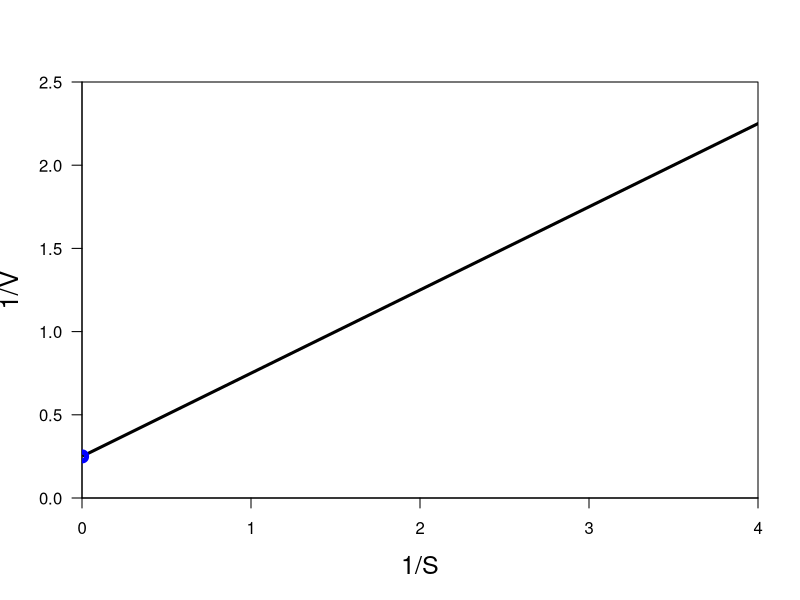

R code for this plot: (Note: this script raises an error after producing the figure.)
print('file: MM-Lineweaver-Burk-Trans.R')
# illustrate Lineweaver-Burk transformation
Vmax = 4; K = 2; S = seq(0.25,100,0.05); V = Vmax*S/(S+K)
# 1/V = (K/Vmax)/S + 1/Vmax
Si = 1/S; Vi = 1/V
xp1 = c(2,3); yp1 = c(1,1)*2*K/Vmax+1/Vmax
xp2 = c(3,3); yp2 = c(2*K/Vmax+1/Vmax,3*K/Vmax+1/Vmax)
sflag = 1
if (sflag == 1) {
# png('LineweaverIllustration210228.png',width=16,height=12,units='cm',res=300)
plot(Si,Vi,type='l',lwd=3,col='black',xlab='1/S',ylab='1/V',las=1,cex.lab=1.5,
     xlim=c(0,4),ylim=c(0,2.5),xaxs='i',yaxs='i')
points(0,1/Vmax,col='blue',lwd=5,cex=1.2)
text(0.1,1/Vmax*0.8,TeX('$1/V_{max} = 0.25$'),col='blue',pos=4,cex=1.5)
lines(xp1,yp1,col='blue',lty=4)
lines(xp2,yp2,col='blue',lty=4)
text(1.95,1.1,TeX('$slope = K/V_{max} = 0.5$'),col='blue',pos=4,cex=1.5)
text(0.5,2.3,TeX('$V_{max} = 4$'),col='black',pos=4,cex=1.5)
text(0.5,2.0,TeX('K = 2$'),col='black',pos=4,cex=1.5)
# dev.off()
}